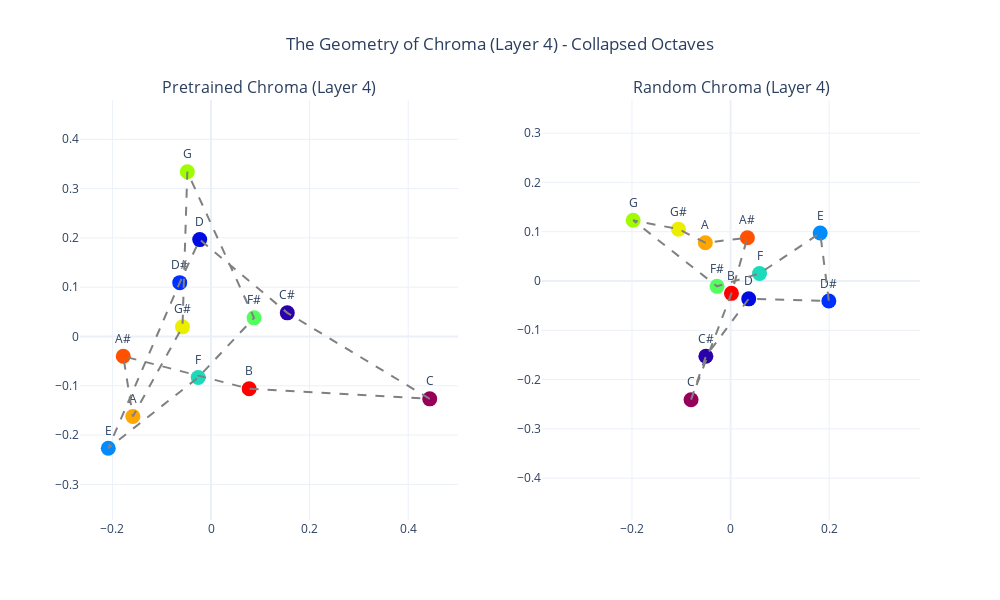

Notebook code cell kept with this figure:
### Code cell
# 1. SETUP LABELS AND BINS
n_bins = 257
freqs = np.linspace(0, 8000, n_bins)
freqs[0] = 1.0  # Avoid log(0)

# Map every bin to a "Note Index" (0 to 11) using the MIDI formula
midi_notes = 12 * np.log2(freqs / 440.0) + 69
chroma_indices = np.round(midi_notes) % 12  # 0=C, 1=C#, ..., 11=B
labels = ["C", "C#", "D", "D#", "E", "F", "F#", "G", "G#", "A", "A#", "B"]

# 2. LOAD WEIGHTS
layer_idx = 4

# Update paths if your folders are named differently!
pre_path = "../results/wav2vec2-base_pretrained_nsynth_ridge/stft_weights.npz"
rand_path = "../results/wav2vec2-base_random_nsynth_ridge/stft_weights.npz"

pre_data = np.load(pre_path)
rand_data = np.load(rand_path)

W_pre = pre_data[f"layer_{layer_idx}_coefs"]
W_rand = rand_data[f"layer_{layer_idx}_coefs"]

# 3. EXTRACTION FUNCTION
def get_chroma_pca(W_layer):
    chroma_vectors = []
    valid_labels = []
    
    for i in range(12):
        # Find all bins that map to this note
        indices = np.where(chroma_indices == i)[0]
        
        # Filter out very low/high freq noise (keep human voice range 80-4000Hz)
        indices = [idx for idx in indices if 80 < freqs[idx] < 4000]
        
        if len(indices) > 0:
            # Average the weight vectors (Collapsing the Octaves)
            avg_vec = np.mean(W_layer[indices], axis=0)
            chroma_vectors.append(avg_vec)
            valid_labels.append(labels[i])
            
    chroma_vectors = np.array(chroma_vectors)
    
    # Run PCA to get 2D coordinates
    pca = PCA(n_components=2)
    reduced = pca.fit_transform(chroma_vectors)
    return reduced, valid_labels

# Extract for both models
reduced_pre, labels_pre = get_chroma_pca(W_pre)
reduced_rand, labels_rand = get_chroma_pca(W_rand)

# 4. PLOT THE CLOCKS SIDE-BY-SIDE
fig = make_subplots(
    rows=1, cols=2, 
    subplot_titles=(f"Pretrained Chroma (Layer {layer_idx})", f"Random Chroma (Layer {layer_idx})")
)

# --- Add Pretrained Trace ---
fig.add_trace(go.Scatter(
    x=reduced_pre[:, 0], y=reduced_pre[:, 1],
    mode='markers+text', text=labels_pre, textposition="top center",
    marker=dict(size=15, color=np.arange(len(labels_pre)), colorscale='Rainbow', showscale=False)
), row=1, col=1)

# Connect the Pretrained loop
fig.add_trace(go.Scatter(
    x=np.append(reduced_pre[:, 0], reduced_pre[0, 0]), 
    y=np.append(reduced_pre[:, 1], reduced_pre[0, 1]),
    mode='lines', line=dict(color='gray', dash='dash'), hoverinfo='skip'
), row=1, col=1)

# --- Add Random Trace ---
fig.add_trace(go.Scatter(
    x=reduced_rand[:, 0], y=reduced_rand[:, 1],
    mode='markers+text', text=labels_rand, textposition="top center",
    marker=dict(size=15, color=np.arange(len(labels_rand)), colorscale='Rainbow', showscale=False)
), row=1, col=2)

# Connect the Random loop
fig.add_trace(go.Scatter(
    x=np.append(reduced_rand[:, 0], reduced_rand[0, 0]), 
    y=np.append(reduced_rand[:, 1], reduced_rand[0, 1]),
    mode='lines', line=dict(color='gray', dash='dash'), hoverinfo='skip'
), row=1, col=2)

# 5. CLEANUP LAYOUT
fig.update_layout(
    title=f"The Geometry of Chroma (Layer {layer_idx}) - Collapsed Octaves",
    title_x=0.5, width=1000, height=600, template="plotly_white",
    showlegend=False
)

# Ensure the axes are scaled squarely so circles look like circles
fig.update_xaxes(scaleanchor="y", scaleratio=1, row=1, col=1)
fig.update_yaxes(scaleanchor="x", scaleratio=1, row=1, col=1)
fig.update_xaxes(scaleanchor="y", scaleratio=1, row=1, col=2)
fig.update_yaxes(scaleanchor="x", scaleratio=1, row=1, col=2)

fig.show()

### Figure 1 — Plotly figure (JSON) as saved in the notebook; plotly's stock layout.template omitted (floating-point values rounded to 4 significant figures)
{"data": [{"marker": {"color": [0, 1, 2, 3, 4, 5, 6, 7, 8, 9, 10, 11], "colorscale": [[0, "rgb(150,0,90)"], [0.125, "rgb(0,0,200)"], [0.25, "rgb(0,25,255)"], [0.375, "rgb(0,152,255)"], [0.5, "rgb(44,255,150)"], [0.625, "rgb(151,255,0)"], [0.75, "rgb(255,234,0)"], [0.875, "rgb(255,111,0)"], [1, "rgb(255,0,0)"]], "showscale": false, "size": 15}, "mode": "markers+text", "text": ["C", "C#", "D", "D#", "E", "F", "F#", "G", "G#", "A", "A#", "B"], "textposition": "top center", "type": "scatter", "x": [0.4437, 0.1548, -0.02293, -0.06342, -0.2084, -0.02594, 0.08734, -0.04805, -0.05787, -0.1586, -0.178, 0.07738], "xaxis": "x", "y": [-0.1266, 0.04793, 0.1965, 0.1092, -0.2266, -0.08314, 0.03774, 0.334, 0.01952, -0.1623, -0.04021, -0.1061], "yaxis": "y"}, {"hoverinfo": "skip", "line": {"color": "gray", "dash": "dash"}, "mode": "lines", "type": "scatter", "x": [0.4437, 0.1548, -0.02293, -0.06342, -0.2084, -0.02594, 0.08734, -0.04805, -0.05787, -0.1586, -0.178, 0.07738, 0.4437], "xaxis": "x", "y": [-0.1266, 0.04793, 0.1965, 0.1092, -0.2266, -0.08314, 0.03774, 0.334, 0.01952, -0.1623, -0.04021, -0.1061, -0.1266], "yaxis": "y"}, {"marker": {"color": [0, 1, 2, 3, 4, 5, 6, 7, 8, 9, 10, 11], "colorscale": [[0, "rgb(150,0,90)"], [0.125, "rgb(0,0,200)"], [0.25, "rgb(0,25,255)"], [0.375, "rgb(0,152,255)"], [0.5, "rgb(44,255,150)"], [0.625, "rgb(151,255,0)"], [0.75, "rgb(255,234,0)"], [0.875, "rgb(255,111,0)"], [1, "rgb(255,0,0)"]], "showscale": false, "size": 15}, "mode": "markers+text", "text": ["C", "C#", "D", "D#", "E", "F", "F#", "G", "G#", "A", "A#", "B"], "textposition": "top center", "type": "scatter", "x": [-0.08015, -0.05017, 0.03679, 0.1993, 0.1818, 0.05869, -0.02753, -0.1976, -0.1057, -0.05117, 0.03408, 0.001732], "xaxis": "x2", "y": [-0.2408, -0.1527, -0.03623, -0.04046, 0.09741, 0.01531, -0.01085, 0.1231, 0.1052, 0.07758, 0.08763, -0.0251], "yaxis": "y2"}, {"hoverinfo": "skip", "line": {"color": "gray", "dash": "dash"}, "mode": "lines", "type": "scatter", "x": [-0.08015, -0.05017, 0.03679, 0.1993, 0.1818, 0.05869, -0.02753, -0.1976, -0.1057, -0.05117, 0.03408, 0.001732, -0.08015], "xaxis": "x2", "y": [-0.2408, -0.1527, -0.03623, -0.04046, 0.09741, 0.01531, -0.01085, 0.1231, 0.1052, 0.07758, 0.08763, -0.0251, -0.2408], "yaxis": "y2"}], "layout": {"annotations": [{"font": {"size": 16}, "showarrow": false, "text": "Pretrained Chroma (Layer 4)", "x": 0.225, "xanchor": "center", "xref": "paper", "y": 1, "yanchor": "bottom", "yref": "paper"}, {"font": {"size": 16}, "showarrow": false, "text": "Random Chroma (Layer 4)", "x": 0.775, "xanchor": "center", "xref": "paper", "y": 1, "yanchor": "bottom", "yref": "paper"}], "height": 600, "showlegend": false, "title": {"text": "The Geometry of Chroma (Layer 4) - Collapsed Octaves", "x": 0.5}, "width": 1000, "xaxis": {"anchor": "y", "domain": [0, 0.45], "scaleanchor": "y", "scaleratio": 1}, "xaxis2": {"anchor": "y2", "domain": [0.55, 1], "scaleanchor": "y", "scaleratio": 1}, "yaxis": {"anchor": "x", "domain": [0, 1], "scaleanchor": "x", "scaleratio": 1}, "yaxis2": {"anchor": "x2", "domain": [0, 1], "scaleanchor": "x", "scaleratio": 1}}}
